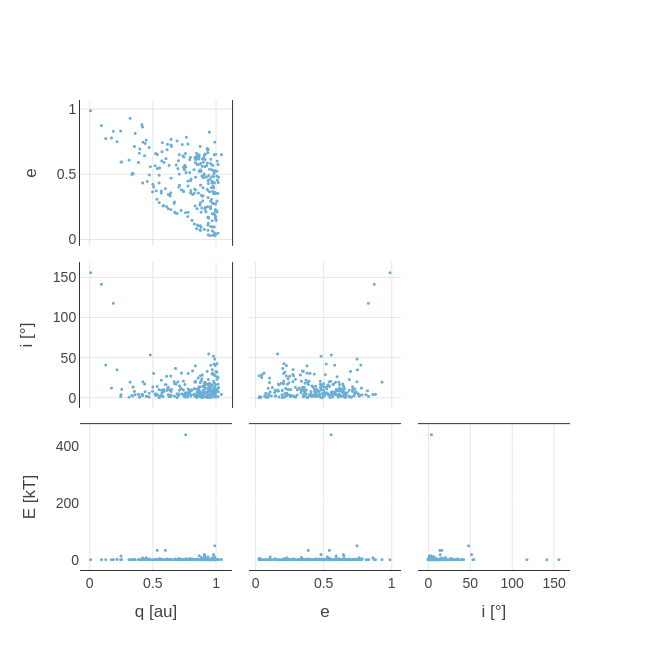

Notebook cell for this chart:
### Code cell
q_cneos = np.array(merged['q'])
e_cneos = np.array(merged['e'])
i_cneos = np.array(merged['i'])
E_cneos = np.array(merged['Calculated Total Impact Energy (kt)'])


fig = go.Figure()

# NEOS
fig.add_trace(go.Splom(
    dimensions=[
        dict(label='q [au]', values=q_cneos),
        dict(label='e', values=e_cneos),
        dict(label='i [°]', values=i_cneos),
        dict(label='E [kT]', values=E_cneos)
    ],
    name="Impactors",
    showupperhalf=False,
    diagonal_visible=False,
    marker=dict(color="#6baed6", size=3)
))

# Layout minimalista
fig.update_layout(
    title_x=0.5,
    width=650,
    height=650,
    font=dict(family="Arial", color="#444444", size=14),
    plot_bgcolor='white',
    paper_bgcolor='white',
    dragmode='select',
    hovermode='closest',
    legend=dict(
        x=0.8, y=1.05,
        bgcolor='rgba(0,0,0,0)',
        borderwidth=0
    )
)

# Ajuste de ejes para estilo limpio
for axis in ['xaxis', 'xaxis2', 'xaxis3', 'yaxis', 'yaxis2', 'yaxis3']:
    fig.update_layout({axis: dict(
        showline=True,
        linewidth=1,
        linecolor="#333333",
        mirror=True,
        showgrid=True,
        gridcolor="#e6e6e6",
        zeroline=False
    )})

fig.show()

### Figure 1 — Plotly figure (JSON) as saved in the notebook; plotly's stock layout.template omitted (floating-point values rounded to 4 significant figures; data arrays with more than 128 entries replaced by an {"elided": "..."} marker saying what was removed)
{"data": [{"diagonal": {"visible": false}, "dimensions": [{"label": "q [au]", "values": {"elided": "262 float values"}}, {"label": "e", "values": {"elided": "262 float values"}}, {"label": "i [°]", "values": {"elided": "262 float values"}}, {"label": "E [kT]", "values": {"elided": "262 float values"}}], "marker": {"color": "#6baed6", "size": 3}, "name": "Impactors", "showupperhalf": false, "type": "splom"}], "layout": {"dragmode": "select", "font": {"color": "#444444", "family": "Arial", "size": 14}, "height": 650, "hovermode": "closest", "legend": {"bgcolor": "rgba(0,0,0,0)", "borderwidth": 0, "x": 0.8, "y": 1.05}, "paper_bgcolor": "white", "plot_bgcolor": "white", "title": {"x": 0.5}, "width": 650, "xaxis": {"gridcolor": "#e6e6e6", "linecolor": "#333333", "linewidth": 1, "mirror": true, "showgrid": true, "showline": true, "zeroline": false}, "xaxis2": {"gridcolor": "#e6e6e6", "linecolor": "#333333", "linewidth": 1, "mirror": true, "showgrid": true, "showline": true, "zeroline": false}, "xaxis3": {"gridcolor": "#e6e6e6", "linecolor": "#333333", "linewidth": 1, "mirror": true, "showgrid": true, "showline": true, "zeroline": false}, "yaxis": {"gridcolor": "#e6e6e6", "linecolor": "#333333", "linewidth": 1, "mirror": true, "showgrid": true, "showline": true, "zeroline": false}, "yaxis2": {"gridcolor": "#e6e6e6", "linecolor": "#333333", "linewidth": 1, "mirror": true, "showgrid": true, "showline": true, "zeroline": false}, "yaxis3": {"gridcolor": "#e6e6e6", "linecolor": "#333333", "linewidth": 1, "mirror": true, "showgrid": true, "showline": true, "zeroline": false}}}
